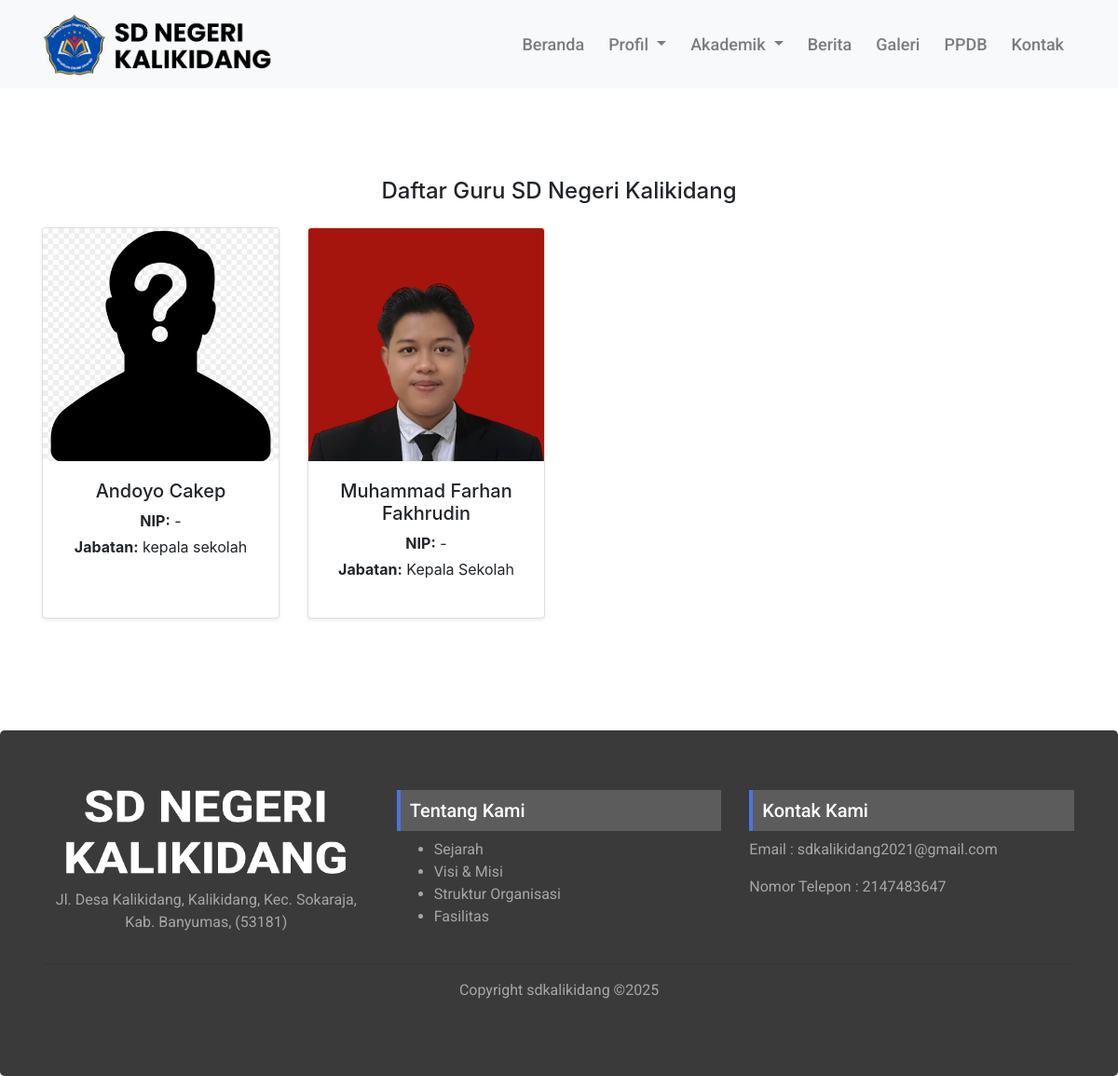
/index.php/profil/guru, run on the app's committed database.
### tables this page shows
CREATE TABLE `guru` (
  `id` int(11) NOT NULL,
  `nama` varchar(100) NOT NULL,
  `nip` varchar(50) DEFAULT NULL,
  `jabatan` varchar(100) NOT NULL,
  `foto` varchar(255) DEFAULT NULL,
  `created_at` timestamp NOT NULL DEFAULT current_timestamp()
);

### application/controllers/Profil.php (called while the page is built, shortened)
<?php
class Profil extends CI_Controller {
	public function __construct()
	{
		$this->load->model('fasilitas_model', 'fasilitas');
		$this->load->model('struktur_model', 'struktur');
		$this->load->model('Guru_model', 'guru');
	}
public function guru()
{
    $this->load->model('Guru_model', 'guru_model');
    $data['title'] = 'Guru';
    $data['page']  = 'profil/guru';
    $data['guru']  = $this->guru_model->get_all();
    $this->load->view('front/layouts/main', $data);
}
}

### index.php (called while the page is built, shortened)
<?php
require_once BASEPATH.'core/CodeIgniter.php';

### application/models/Guru_model.php (called while the page is built, shortened)
<?php
class Guru_model extends CI_Model {
    protected $table = 'guru';
    public function get_all()
    {
        return $this->db->get($this->table)->result();
    }
}

### application/views/front/pages/profil/guru.php (the view, shortened to what this page needs)
<div class="content mt-5 mb-5 pb-5 pt-5">
    <div class="container">
        <h4 class="mb-4 text-center">Daftar Guru SD Negeri Kalikidang</h4>
        <div class="row">
            <?php if (!empty($guru)) : ?>
                <?php foreach ($guru as $g) : ?>
                    <div class="col-lg-3 col-md-4 col-sm-6 mb-4">
                        <div class="card h-100 text-center shadow-sm">
                            <?php if ($g->foto) : ?>
                                <img src="<?= base_url('uploads/guru/' . $g->foto); ?>"
                                     class="card-img-top"
                                     alt="<?= $g->nama; ?>"
                                     style="width:100%; height:250px; object-fit:cover; object-position:top;">
                            <?php endif; ?>
                            <div class="card-body">
                                <h5 class="card-title mb-2"><?= $g->nama; ?></h5>
                                <p class="card-text mb-1">
                                    <strong>NIP:</strong> <?= $g->nip ?: '-'; ?>
                                </p>
                                <p class="card-text">
                                    <strong>Jabatan:</strong> <?= $g->jabatan; ?>
                                </p>
                            </div>
                        </div>
                    </div>
                <?php endforeach; ?>
            <?php endif; ?>
        </div>
    </div>
</div>

### asset/css/style.css (style rules this page uses)
html, body { overflow-x: hidden !important; }
.card { margin: 0 auto; float: none; margin-bottom: 20px; }

### data on the page
guru: foto (picture), nama "Andoyo Cakep", nip "-", jabatan "kepala sekolah"
guru: foto (picture), nama "Muhammad Farhan Fakhrudin", nip "-", jabatan "Kepala Sekolah"
